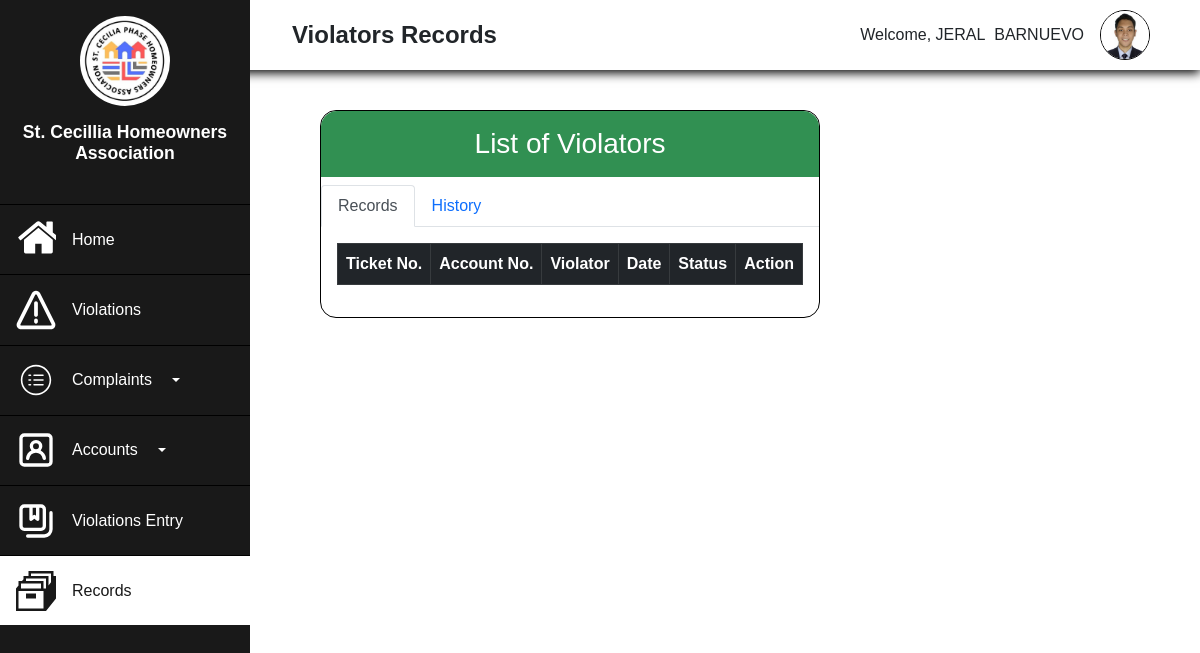
Page /Admin/Admin-Records.php (signed in) on the earlier database version.
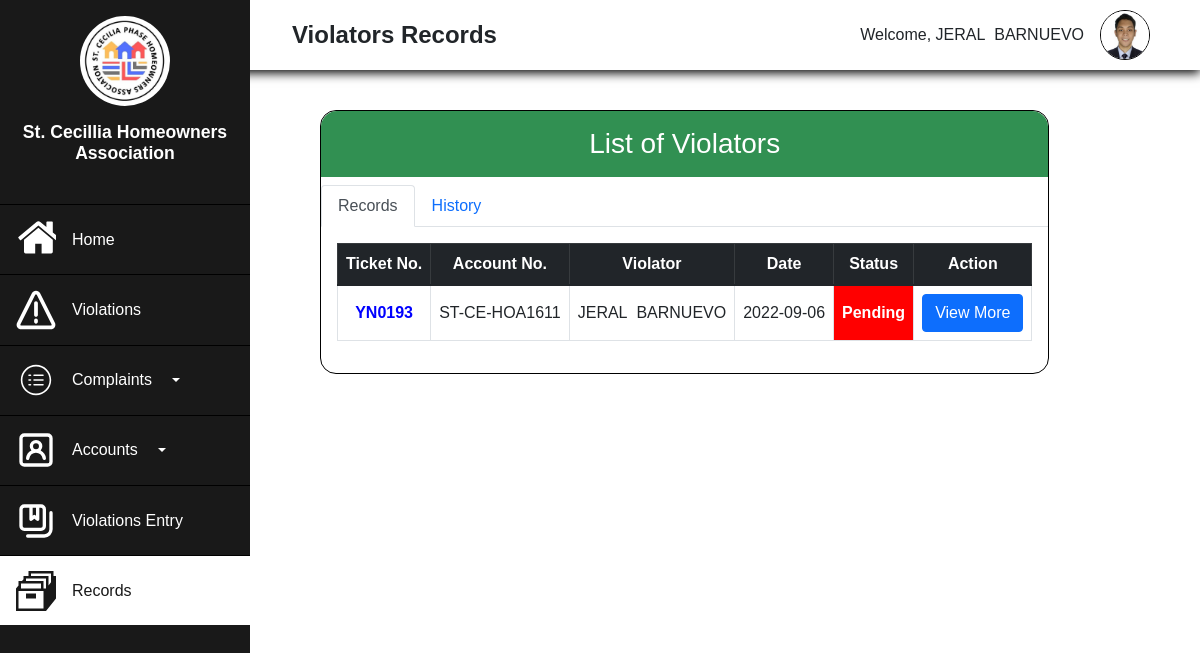
Same page on the later database version.
### tables this page shows
CREATE TABLE `records` (
  `records_iD` int(50) NOT NULL,
  `admin_ID` int(11) DEFAULT NULL,
  `homeowners_ID` int(11) DEFAULT NULL,
  `violation_ID` int(11) DEFAULT NULL,
  `ticketNo` text NOT NULL,
  `Fine` varchar(255) NOT NULL,
  `status` varchar(255) NOT NULL,
  `Comment` text NOT NULL,
  `date_created` date NOT NULL DEFAULT current_timestamp(),
  `date_updated` datetime NOT NULL DEFAULT current_timestamp() ON UPDATE current_timestamp()
);

CREATE TABLE `homeowners` (
  `Homeowners_ID` int(11) NOT NULL,
  `Account_Number` varchar(255) NOT NULL,
  `First_Name` varchar(255) NOT NULL,
  `Last_Name` varchar(255) NOT NULL,
  `Gender` varchar(255) NOT NULL,
  `Age` int(255) NOT NULL,
  `ContactNo` varchar(255) NOT NULL,
  `Address` varchar(255) NOT NULL,
  `Birthdate` date NOT NULL,
  `Email` varchar(255) NOT NULL,
  `Image` varchar(255) NOT NULL,
  `Password` varchar(255) NOT NULL,
  `Confirm_Password` varchar(255) NOT NULL,
  `VerificationCode` varchar(255) NOT NULL,
  `verified` int(10) NOT NULL DEFAULT 0,
  `date_registered` datetime NOT NULL DEFAULT current_timestamp()
);

### Admin/Admin-Records.php (the view, shortened to what the changed rows need)
<?php
    require("process.php");
?>
<!DOCTYPE html>
<html lang="en">
<head>
    <link rel="stylesheet" href="https://use.fontawesome.com/releases/v5.15.4/css/all.css">
    <link rel="stylesheet" href="realtime.css">
    <link href="https://cdn.jsdelivr.net/npm/bootstrap@5.1.3/dist/css/bootstrap.min.css" rel="stylesheet">
    <link rel="stylesheet" href="Admin-Complaint.css">
    <link rel="stylesheet" type="text/css" href="https://cdnjs.cloudflare.com/ajax/libs/twitter-bootstrap/5.1.3/css/bootstrap.min.css"/>
    <link rel="stylesheet" type="text/css" href="https://cdn.datatables.net/v/bs5/jszip-2.5.0/dt-1.12.1/b-2.2.3/b-colvis-2.2.3/b-html5-2.2.3/b-print-2.2.3/datatables.min.css"/>
</head>
<body>
    <div class="main">
    <div class="side">
        <div class="logo">
            <h2>St. Cecillia Homeowners Association</h2>
        </div>
    </div>
    <div class="body">
        <div class="container3">
<div class="tab-content" id="myTabContent">
  <div class="tab-pane fade show active p-3" id="home" role="tabpanel" aria-labelledby="home-tab">
  <table class="table table-bordered table-hover" id="Mytable1">
                <thead class="table-dark">
                    <th class="text-center">Ticket No.</th>
                    <th class="text-center">Account No.</th>
                    <th class="text-center">Violator</th>
                    <th class="text-center">Date</th>
                    <th class="text-center">Status</th>
                    <th class="text-center">Action</th>
                </thead>
                <tbody>
                <?php
                    if(!empty($_SESSION['Admin_ID'])){
                    $query=mysqli_query($conn, "SELECT records.records_iD, records.ticketNo, records.Fine, records.Status, records.date_created, homeowners.Account_Number,homeowners.First_Name, homeowners.Last_Name
                    from records inner join homeowners on records.homeowners_ID = homeowners.Homeowners_ID WHERE records.Status='Pending' ORDER BY records.records_iD DESC");
                    while($row=mysqli_fetch_assoc($query)){
                ?>
                    <tr>
                    <td style="color:blue; font-weight:600; "><?php echo $row['ticketNo']; ?></td>
                    <td><?php echo $row['Account_Number']?></td>
                    <td><?php echo $row['First_Name'],"&nbsp&nbsp",$row['Last_Name']?></td>
                    <td><?php echo $row['date_created']?></td>
                    <td style="color:white; background-color:red; font-weight:600"><?php echo $row['Status']?></td>
                    <td><button class="btn btn-primary" data-bs-toggle="modal" data-bs-target="#viewdetails<?php echo $row['records_iD']; ?>">View More</button></td>
                    </tr>
                    <?php }
                    }
                    ?>
                </tbody>
            </table>
  </div>
</div>
        </div>
    </div>
</div>
</body>
</html>

Differences in the rows shown:
added records: ticketNo "YN0193", homeowners_ID.Account_Number "ST-CE-HOA1611", homeowners_ID.First_Name "JERAL", homeowners_ID.Last_Name "BARNUEVO", date_created "2022-09-06", status "Pending"
